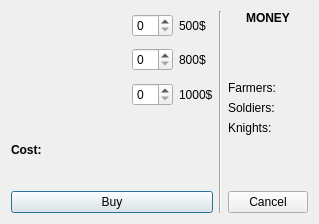
<?xml version="1.0" encoding="UTF-8"?>
<ui version="4.0">
 <class>Market</class>
 <widget class="QDialog" name="Market">
  <property name="geometry">
   <rect>
    <x>0</x>
    <y>0</y>
    <width>319</width>
    <height>224</height>
   </rect>
  </property>
  <property name="windowTitle">
   <string>Dialog</string>
  </property>
  <layout class="QGridLayout" name="gridLayout">
   <item row="0" column="0">
    <layout class="QHBoxLayout" name="horizontalLayout_5">
     <item>
      <layout class="QVBoxLayout" name="verticalLayout_3">
       <item>
        <layout class="QHBoxLayout" name="horizontalLayout_4">
         <item>
          <spacer name="horizontalSpacer">
           <property name="orientation">
            <enum>Qt::Horizontal</enum>
           </property>
           <property name="sizeHint" stdset="0">
            <size>
             <width>40</width>
             <height>98</height>
            </size>
           </property>
          </spacer>
         </item>
         <item>
          <layout class="QVBoxLayout" name="verticalLayout_2">
           <item>
            <layout class="QHBoxLayout" name="horizontalLayout">
             <item>
              <widget class="QSpinBox" name="farmerSpinBox"/>
             </item>
             <item>
              <widget class="QLabel" name="farmerCost_label">
               <property name="text">
                <string>500$</string>
               </property>
              </widget>
             </item>
            </layout>
           </item>
           <item>
            <layout class="QHBoxLayout" name="horizontalLayout_2">
             <item>
              <widget class="QSpinBox" name="soldierSpinBox"/>
             </item>
             <item>
              <widget class="QLabel" name="soldierCost_label">
               <property name="text">
                <string>800$</string>
               </property>
              </widget>
             </item>
            </layout>
           </item>
           <item>
            <layout class="QHBoxLayout" name="horizontalLayout_3">
             <item>
              <widget class="QSpinBox" name="knightSpinBox"/>
             </item>
             <item>
              <widget class="QLabel" name="knightCost_label">
               <property name="text">
                <string>1000$</string>
               </property>
              </widget>
             </item>
            </layout>
           </item>
          </layout>
         </item>
        </layout>
       </item>
       <item>
        <widget class="QLabel" name="cost_label">
         <property name="text">
          <string>&lt;html&gt;&lt;head/&gt;&lt;body&gt;&lt;p&gt;&lt;span style=&quot; font-weight:600;&quot;&gt;Cost:&lt;/span&gt;&lt;/p&gt;&lt;/body&gt;&lt;/html&gt;</string>
         </property>
        </widget>
       </item>
       <item>
        <widget class="QPushButton" name="buyPushButton">
         <property name="cursor">
          <cursorShape>PointingHandCursor</cursorShape>
         </property>
         <property name="text">
          <string>Buy</string>
         </property>
        </widget>
       </item>
      </layout>
     </item>
     <item>
      <widget class="Line" name="line">
       <property name="orientation">
        <enum>Qt::Vertical</enum>
       </property>
      </widget>
     </item>
     <item>
      <layout class="QVBoxLayout" name="verticalLayout">
       <item>
        <widget class="QLabel" name="money_label">
         <property name="text">
          <string>&lt;html&gt;&lt;head/&gt;&lt;body&gt;&lt;p align=&quot;center&quot;&gt;&lt;span style=&quot; font-weight:600;&quot;&gt;MONEY&lt;/span&gt;&lt;/p&gt;&lt;/body&gt;&lt;/html&gt;</string>
         </property>
        </widget>
       </item>
       <item>
        <spacer name="verticalSpacer">
         <property name="orientation">
          <enum>Qt::Vertical</enum>
         </property>
         <property name="sizeHint" stdset="0">
          <size>
           <width>20</width>
           <height>18</height>
          </size>
         </property>
        </spacer>
       </item>
       <item>
        <widget class="QLabel" name="farmers_label">
         <property name="text">
          <string>Farmers:</string>
         </property>
        </widget>
       </item>
       <item>
        <widget class="QLabel" name="soldiers_label">
         <property name="text">
          <string>Soldiers:</string>
         </property>
        </widget>
       </item>
       <item>
        <widget class="QLabel" name="knights_label">
         <property name="text">
          <string>Knights:</string>
         </property>
        </widget>
       </item>
       <item>
        <spacer name="verticalSpacer_2">
         <property name="orientation">
          <enum>Qt::Vertical</enum>
         </property>
         <property name="sizeHint" stdset="0">
          <size>
           <width>20</width>
           <height>18</height>
          </size>
         </property>
        </spacer>
       </item>
       <item>
        <widget class="QPushButton" name="cancelPushButton">
         <property name="cursor">
          <cursorShape>PointingHandCursor</cursorShape>
         </property>
         <property name="text">
          <string>Cancel</string>
         </property>
        </widget>
       </item>
      </layout>
     </item>
    </layout>
   </item>
  </layout>
 </widget>
 <resources/>
 <connections/>
</ui>
